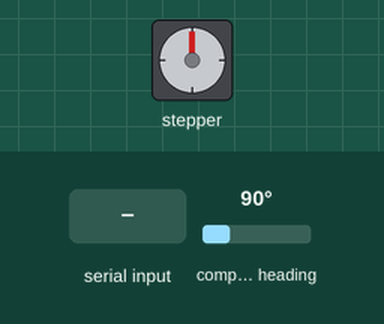
Bench run of a sketch on a simulated ESP32. Parts: stepper motor. The inputs (shaded band) are chosen by the test bench; at power-on: compass heading 90°. Stepper angles assume 400 steps per turn; what the sketch prints to the serial monitor is not drawn.

Above: at 4.7 s.
4.8 s: "90,45\n" received over Serial
At 5.3 s:
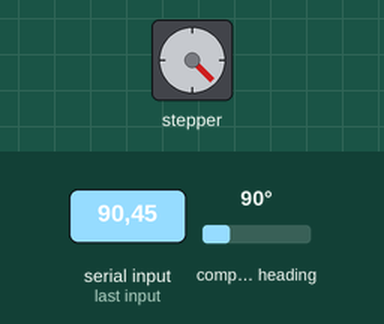
9.4 s: "30,150\n" received over Serial
At 10.6 s:
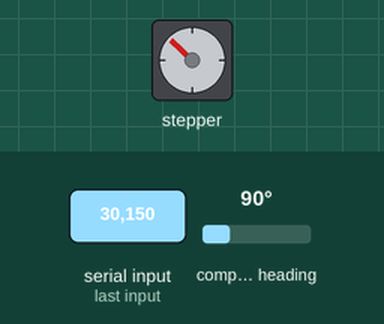
11.0 s: "90\n" received over Serial
At 11.7 s:
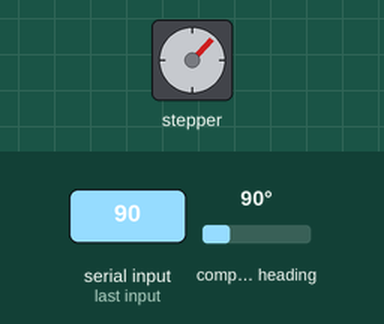
12.5 s: "200\n" received over Serial
At 13.8 s:
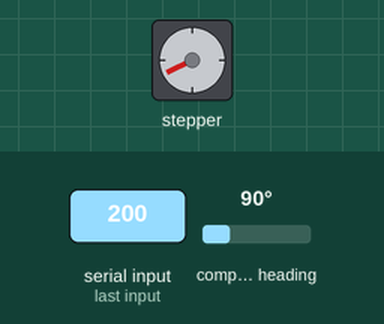
Timing chart, 0 to 15.1 s (numbered marks = the images above; inputs shaded):
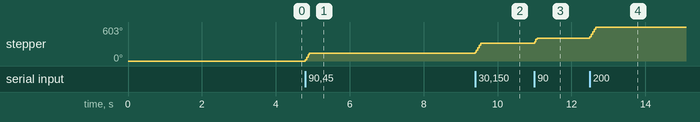

Measured:
- after the input at 4.8 s, stepper: turns 135° clockwise, starting at once
- after the input at 9.4 s, stepper: turns 179° clockwise in 0.15 s, starting at once
- after the input at 11.0 s, stepper: turns 90° clockwise, starting at once
- after the input at 12.5 s, stepper: turns 199° clockwise in 0.16 s, starting at once

The sketch:

stepper_encoder_MS.ino
```cpp
#include <AS5600.h>
#include <Wire.h>
#include "A4988.h"
AMS_5600 ams5600;
float output;
#define SDA 27
#define SCL 13
#define MOTOR_STEPS 200
#define RPM 200
#define DIR 22
#define STEP 23
#define MS1 18
#define MS2 19
#define MS3 21
A4988 stepper(MOTOR_STEPS, DIR, STEP, MS1, MS2, MS3);
float convertRawAngleToDegrees(word newAngle)
{
  /* Raw data reports 0 - 4095 segments, which is 0.087 of a degree */
  float retVal = newAngle * 0.087;
  return retVal;
}
TaskHandle_t Task1;
void setup() {
  Wire.begin(SDA, SCL);
  Serial.begin(115200);
  if (ams5600.detectMagnet() == 0 ) {
    while (1) {
      if (ams5600.detectMagnet() == 1 ) {
        Serial.print("Current Magnitude: ");
        Serial.println(ams5600.getMagnitude());
        break;
      }
      else {
        Serial.println("Can not detect magnet");
      }
      delay(1000);
    }
  }
  xTaskCreatePinnedToCore(Task1code, "Task1", 10000, NULL, 1, &Task1, 0);
  delay(500);

  stepper.begin(RPM);
  stepper.enable();
  //  ams5600.setMaxAngle(360);
  //  ams5600.setStartPosition(0);
  //  stepper.setMicrostep(8);
  //  stepper.move(-8 * MOTOR_STEPS);
  //  int16_t Start= ams5600.getStartPosition();
  //  Serial.print("start : ");
  //  Serial.print(convertRawAngleToDegrees(ams5600.getRawAngle()), DEC);
}
void Task1code( void * parameter ) {
  for (;;) {
    Serial.print("start : ");
    Serial.println(convertRawAngleToDegrees(ams5600.getRawAngle()), DEC);
    //    vTaskDelay(500 / portTICK_PERIOD_MS);
  }
}

void loop() {
  //  delay(1000);
  //  Serial.print("before: ");
  //  Serial.println(convertRawAngleToDegrees(ams5600.getRawAngle()), DEC);
  stepper.setMicrostep(2);   // Set microstep mode to 1:8
  //  //  while (ams5600.getScaledAngle() <= 360) {
  //stepper.move(2 * MOTOR_STEPS);    // forward revolution
  //  //  stepper.move(-8 * MOTOR_STEPS);   // reverse revolution
  //  stepper.rotate(360);
  //  //  stepper.rotate(-360);
  //  while (abs(convertRawAngleToDegrees(ams5600.getRawAngle())) <= 90) {
  //    stepper.setMicrostep(2);
  //    stepper.move(2 * MOTOR_STEPS);
  //    stepper.rotate(360);
  //    Serial.println(convertRawAngleToDegrees(ams5600.getRawAngle()), DEC);
  //  }
  //  digitalWrite(DIR, 0);
  //  digitalWrite(STEP, 0);
  //  Serial.print("  after inside: ");
  //  Serial.println(convertRawAngleToDegrees(ams5600.getRawAngle()), DEC);
  //  while (1);
  //  }
  //  Serial.println("outside while");
  //  stepper.move(0);
  //  stepper.rotate(0);
  if (Serial.available()) {
    int x = Serial.parseInt();
    stepper.rotate(x);
  }
}
```
